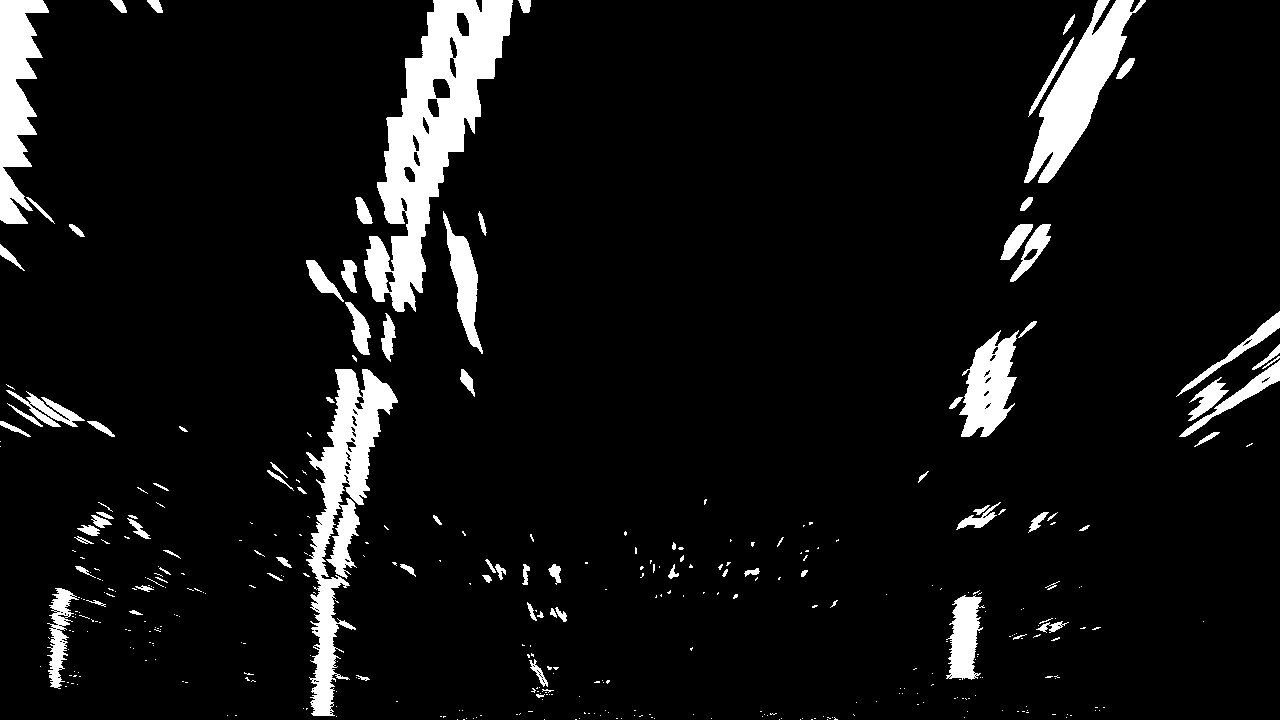
#> input picture test_images/warped-example.jpg, 1280 x 720 px
$ python sliding_window.py   (older library calls are emulated)
#> lines starting #> are read from the running program, lines starting #| are printed output that depends on the picture; after the words box and inside, x2 and y2 are one past the last pixel; in counts of white or black regions, pixels touching at a corner belong together
#> further down, binary_warped is the input picture: shape (720, 1280); min 0, max 255, mean 18.5
import numpy as np
import matplotlib.image as mpimg
import matplotlib.pyplot as plt
import cv2


def find_lane_pixels(binary_warped):
    # Take a histogram of the bottom half of the image
    histogram = np.sum(binary_warped[binary_warped.shape[0]//2:,:], axis=0)
#> histogram = 1280 values, max 62445 at index 327, min 0 at index 208, mean 5170.2
    # Create an output image to draw on and visualize the result
    out_img = np.dstack((binary_warped, binary_warped, binary_warped))
    # Find the peak of the left and right halves of the histogram
    # These will be the starting point for the left and right lines
    midpoint = np.int(histogram.shape[0]//2)
#> midpoint = 640
    leftx_base = np.argmax(histogram[:midpoint])
#> leftx_base = 327
    rightx_base = np.argmax(histogram[midpoint:]) + midpoint
#> rightx_base = 971

    # HYPERPARAMETERS
    # Choose the number of sliding windows
    nwindows = 9
    # Set the width of the windows +/- margin
    margin = 100
    # Set minimum number of pixels found to recenter window
    minpix = 50

    # Set height of windows - based on nwindows above and image shape
    window_height = np.int(binary_warped.shape[0]//nwindows)
#> window_height = 80
    # Identify the x and y positions of all nonzero pixels in the image
    nonzero = binary_warped.nonzero()
#> nonzero = 89486 positions, rows 0 to 719, columns 0 to 1279
    nonzeroy = np.array(nonzero[0])
    nonzerox = np.array(nonzero[1])
    # Current positions to be updated later for each window in nwindows
    leftx_current = leftx_base
#> leftx_current = 327
    rightx_current = rightx_base
#> rightx_current = 971

    # Create empty lists to receive left and right lane pixel indices
    left_lane_inds = []
    right_lane_inds = []

    # Step through the windows one by one
    for window in range(nwindows):
        # Identify window boundaries in x and y (and right and left)
        win_y_low = binary_warped.shape[0] - (window+1)*window_height
        win_y_high = binary_warped.shape[0] - window*window_height
        win_xleft_low = leftx_current - margin
        win_xleft_high = leftx_current + margin
        win_xright_low = rightx_current - margin
        win_xright_high = rightx_current + margin

        # Draw the windows on the visualization image
        #cv2.rectangle(out_img,(win_xleft_low,win_y_low),(win_xleft_high,win_y_high),(0,255,0), 2)
        #cv2.rectangle(out_img,(win_xright_low,win_y_low),(win_xright_high,win_y_high),(0,255,0), 2)

        # Identify the nonzero pixels in x and y within the window #
        good_left_inds = ((nonzeroy >= win_y_low) & (nonzeroy < win_y_high) &
        (nonzerox >= win_xleft_low) &  (nonzerox < win_xleft_high)).nonzero()[0]
        good_right_inds = ((nonzeroy >= win_y_low) & (nonzeroy < win_y_high) &
        (nonzerox >= win_xright_low) &  (nonzerox < win_xright_high)).nonzero()[0]

        # Append these indices to the lists
        left_lane_inds.append(good_left_inds)
        right_lane_inds.append(good_right_inds)

        # If you found > minpix pixels, recenter next window on their mean position
        if len(good_left_inds) > minpix:
            leftx_current = np.int(np.mean(nonzerox[good_left_inds]))
        if len(good_right_inds) > minpix:
            rightx_current = np.int(np.mean(nonzerox[good_right_inds]))
#> this loop made 9 passes
#> (win_xleft_low, win_xleft_high, win_xright_low, win_xright_high, leftx_current, rightx_current) on passes 1 to 9: (227, 427, 871, 1071, 319, 968), (219, 419, 868, 1068, 327, 989), (227, 427, 889, 1089, 329, 1002), (229, 429, 902, 1102, 344, 977), (244, 444, 877, 1077, 366, 992), (266, 466, 892, 1092, 391, 1021), (291, 491, 921, 1121, 411, 1036), (311, 511, 936, 1136, 432, 1063), (332, 532, 963, 1163, 462, 1097)
#> after the loop, left_lane_inds = 9 items; right_lane_inds = 9 items

    # Concatenate the arrays of indices (previously was a list of lists of pixels)
    try:
        left_lane_inds = np.concatenate(left_lane_inds)
        right_lane_inds = np.concatenate(right_lane_inds)
    except ValueError:
        # Avoids an error if the above is not implemented fully
        pass

    # Extract left and right line pixel positions
    leftx = nonzerox[left_lane_inds]
    lefty = nonzeroy[left_lane_inds]
    rightx = nonzerox[right_lane_inds]
    righty = nonzeroy[right_lane_inds]

    return leftx, lefty, rightx, righty, out_img


def fit_polynomial(binary_warped):
    # Find our lane pixels first
    leftx, lefty, rightx, righty, out_img = find_lane_pixels(binary_warped)

    # Fit a second order polynomial to each using `np.polyfit`
    left_fit = np.polyfit(lefty, leftx, 2)
#> left_fit = [0.000223, -0.391, 478.1]
    right_fit = np.polyfit(righty, rightx, 2)
#> right_fit = [0.00042, -0.48, 1115.2]

    # Generate x and y values for plotting
    ploty = np.linspace(0, binary_warped.shape[0]-1, binary_warped.shape[0] )
#> ploty = 720 values from 0 to 719
    try:
        left_fitx = left_fit[0]*ploty**2 + left_fit[1]*ploty + left_fit[2]
#> left_fitx = 720 values, max 478.1 at index 0, min 312.5 at index 719, mean 376.1
        right_fitx = right_fit[0]*ploty**2 + right_fit[1]*ploty + right_fit[2]
#> right_fitx = 720 values, max 1115.2 at index 0, min 978.2 at index 571, mean 1015.2
    except TypeError:
        # Avoids an error if `left` and `right_fit` are still none or incorrect
        print('The function failed to fit a line!')
        left_fitx = 1*ploty**2 + 1*ploty
        right_fitx = 1*ploty**2 + 1*ploty

    ## Visualization ##
    # Colors in the left and right lane regions
    out_img[lefty, leftx] = [255, 0, 0]
    out_img[righty, rightx] = [0, 0, 255]
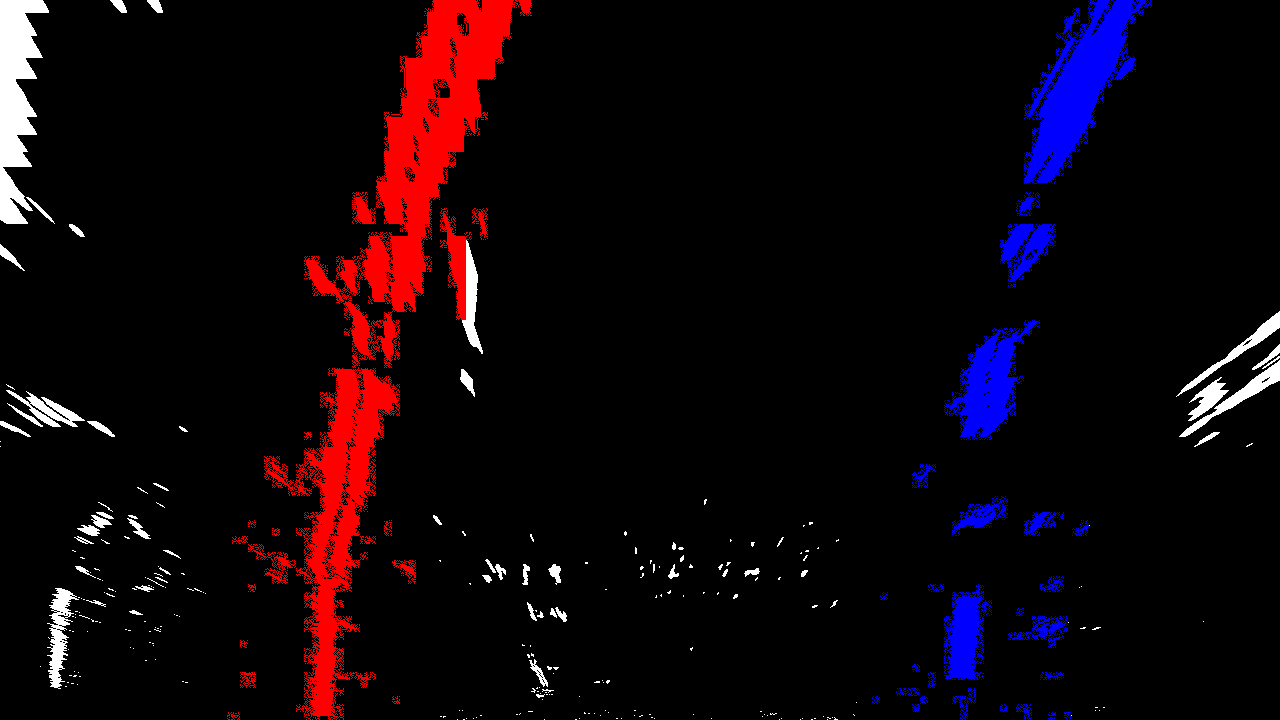
#> out_img: shape (720, 1280, 3); mean of channels 0, 1, 2 15.8, 4.7, 10.6; drawn as R, G, B

    # Plots the left and right polynomials on the lane lines
    #plt.plot(left_fitx, ploty, color='yellow')
    #plt.plot(right_fitx, ploty, color='yellow')

    blank = np.zeros_like(out_img)
    blank = draw_poly(blank, left_fitx, right_fitx, 100)

    return blank


def draw_poly(img, left_poly, right_poly, steps, color=[0,255,0], thickness=-1):

#> called with left_poly = array of shape (720,), right_poly = array of shape (720,), steps = 100, thickness = -1
    height = img.shape[0]
#> height = 720
    pixels = height/steps
#> pixels = 7.2

    for i in range(steps-1):
        start = i*pixels
        end = start + pixels

        left_start_point = (int(left_poly[int(start)]), int(start))
        left_end_point = (int(left_poly[int(end)]), int(end))

        right_start_point = (int(right_poly[int(start)]), int(start))
        right_end_point = (int(right_poly[int(end)]), int(end))

        img = cv2.rectangle(img, right_end_point, left_start_point, color, thickness)
#> this loop made 99 passes
#> (left_start_point, left_end_point, right_start_point, right_end_point) on passes 1 to 12: ((478, 0), (475, 7), (1115, 0), (1111, 7)), ((475, 7), (472, 14), (1111, 7), (1108, 14)), ((472, 14), (470, 21), (1108, 14), (1105, 21)), ((470, 21), (467, 28), (1105, 21), (1102, 28)), ((467, 28), (464, 36), (1102, 28), (1098, 36)), ((464, 36), (461, 43), (1098, 36), (1095, 43)), ((461, 43), (459, 50), (1095, 43), (1092, 50)), ((459, 50), (456, 57), (1092, 50), (1089, 57)), ((456, 57), (454, 64), (1089, 57), (1086, 64)), ((454, 64), (451, 72), (1086, 64), (1082, 72)), ((451, 72), (448, 79), (1082, 72), (1079, 79)), ((448, 79), (446, 86), (1079, 79), (1077, 86))
#> pass 2, in draw_poly, `img = cv2.rectangle(img, right_end_point, left_start_point, color, thi..`:
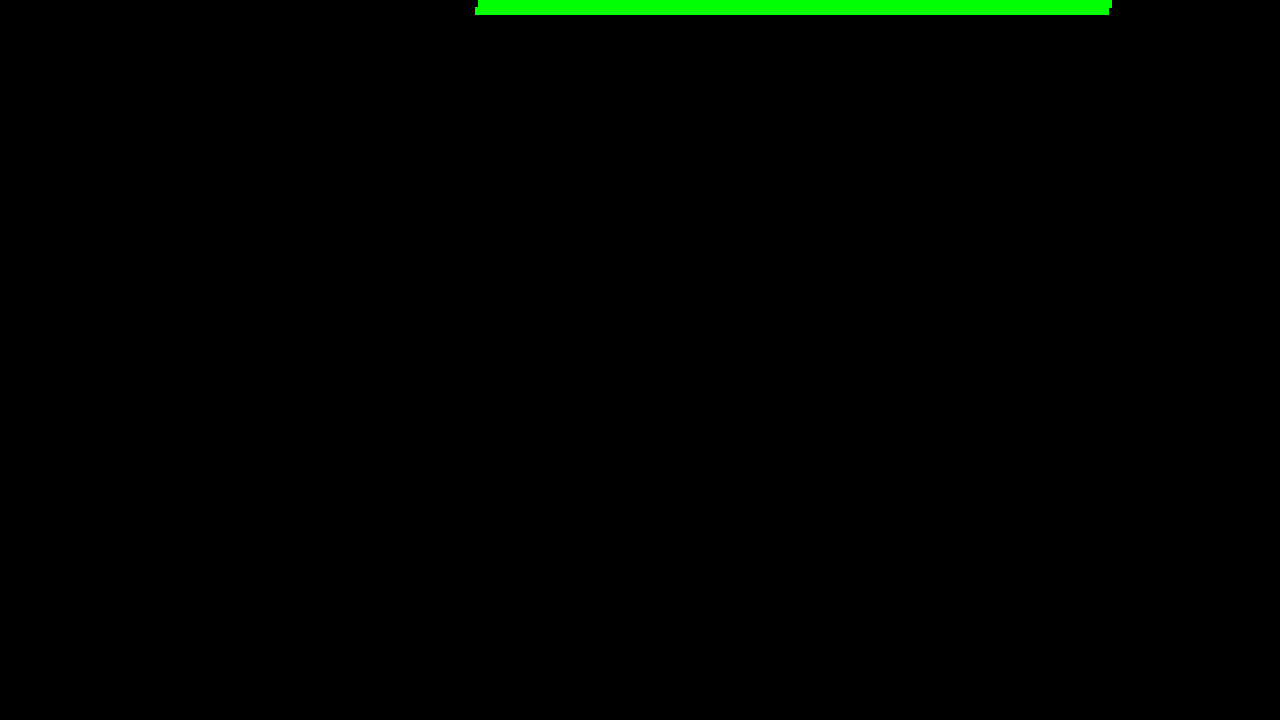
#> img: shape (720, 1280, 3); mean of channels 0, 1, 2 0, 2.6, 0; drawn as R, G, B
#> pass 3, in draw_poly, `img = cv2.rectangle(img, right_end_point, left_start_point, color, thi..`:
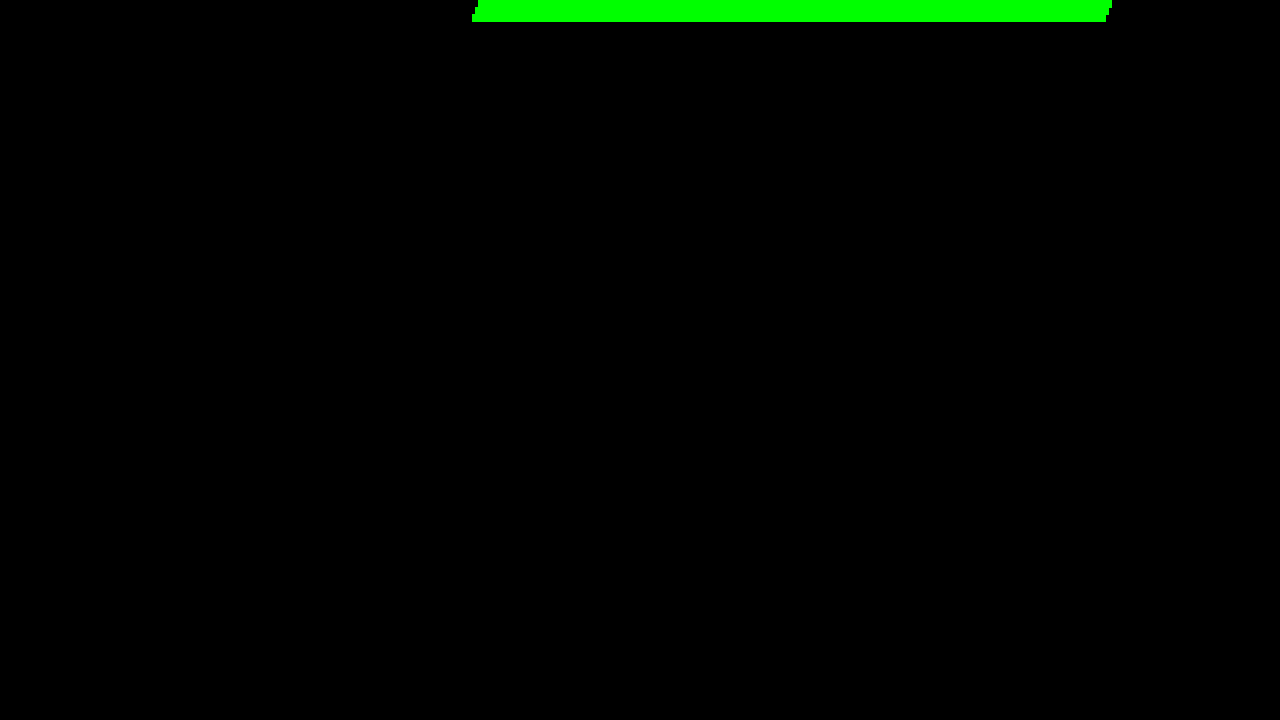
#> img: shape (720, 1280, 3); 0.48% of pixels changed, all inside (x1, y1, x2, y2) = (472, 14, 1106, 22); drawn as R, G, B
#> after the loop:
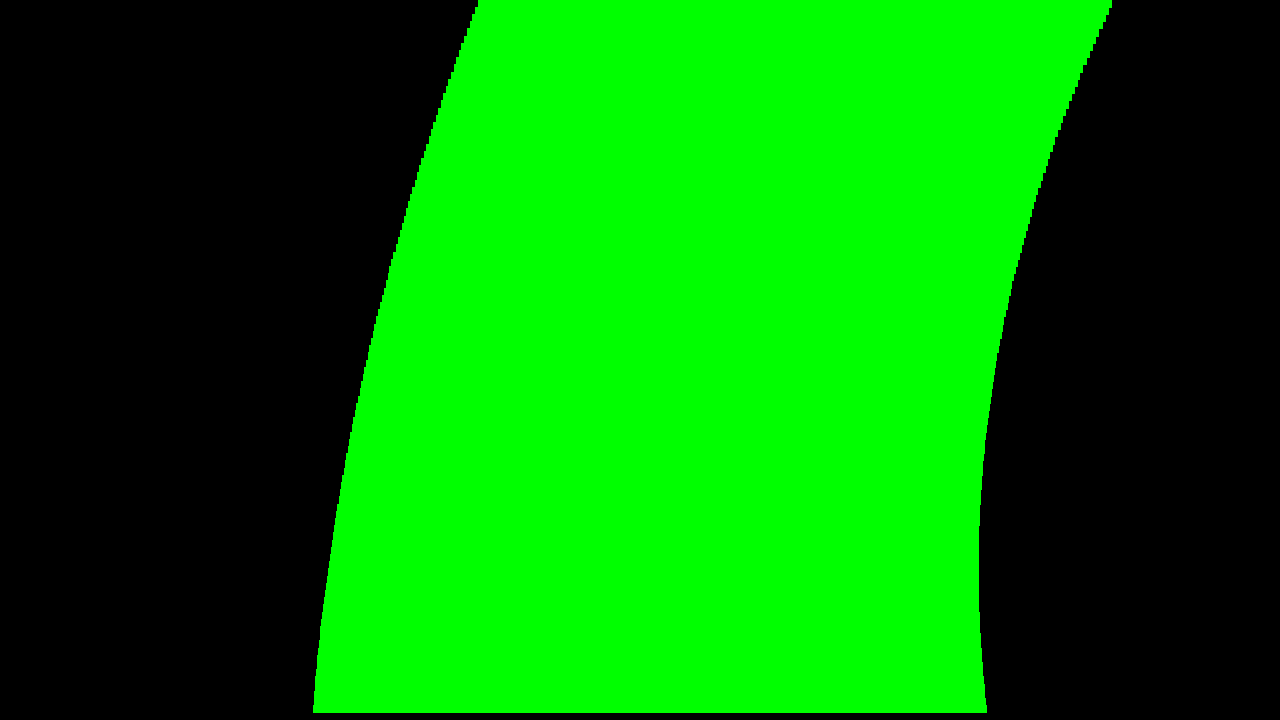
#> img: shape (720, 1280, 3); mean of channels 0, 1, 2 0, 126, 0; drawn as R, G, B
    return img


if __name__ == "__main__":
    # Load our image
    binary_warped = mpimg.imread('test_images/warped-example.jpg')

    out_img = fit_polynomial(binary_warped)

    plt.imshow(out_img)
    plt.show()
